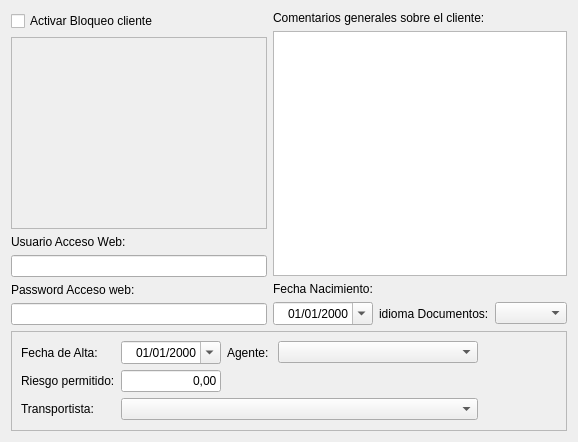
         <widget class="QWidget" name="tab_6">
          <property name="styleSheet">
           <string notr="true"/>
          </property>
          <attribute name="title">
           <string>Comentarios y Otros</string>
          </attribute>
          <layout class="QGridLayout" name="gridLayout_18">
           <item row="0" column="1" colspan="2">
            <widget class="QLabel" name="label_82">
             <property name="maximumSize">
              <size>
               <width>16777215</width>
               <height>21</height>
              </size>
             </property>
             <property name="text">
              <string>Comentarios generales sobre el cliente:</string>
             </property>
            </widget>
           </item>
           <item row="1" column="1" colspan="3">
            <widget class="QTextEdit" name="txtcomentarios"/>
           </item>
           <item row="2" column="1">
            <widget class="QLabel" name="label_42">
             <property name="text">
              <string>Fecha Nacimiento:</string>
             </property>
            </widget>
           </item>
           <item row="3" column="1">
            <widget class="QDateEdit" name="txtfecha_nacimiento">
             <property name="maximumSize">
              <size>
               <width>100</width>
               <height>16777215</height>
              </size>
             </property>
             <property name="alignment">
              <set>Qt::AlignRight|Qt::AlignTrailing|Qt::AlignVCenter</set>
             </property>
             <property name="buttonSymbols">
              <enum>QAbstractSpinBox::UpDownArrows</enum>
             </property>
             <property name="displayFormat">
              <string>dd/MM/yyyy</string>
             </property>
             <property name="calendarPopup">
              <bool>true</bool>
             </property>
            </widget>
           </item>
           <item row="0" column="0" rowspan="4">
            <layout class="QVBoxLayout" name="verticalLayout_6">
             <item>
              <widget class="QCheckBox" name="chklBloqueoCliente">
               <property name="text">
                <string>Activar Bloqueo cliente</string>
               </property>
              </widget>
             </item>
             <item>
              <widget class="QTextEdit" name="txtcomentario_bloqueo">
               <property name="enabled">
                <bool>false</bool>
               </property>
               <property name="undoRedoEnabled">
                <bool>true</bool>
               </property>
              </widget>
             </item>
             <item>
              <widget class="QLabel" name="label_43">
               <property name="text">
                <string>Usuario Acceso Web:</string>
               </property>
              </widget>
             </item>
             <item>
              <widget class="QLineEdit" name="txtacceso_web"/>
             </item>
             <item>
              <widget class="QLabel" name="label_44">
               <property name="text">
                <string>Password Acceso web:</string>
               </property>
              </widget>
             </item>
             <item>
              <widget class="QLineEdit" name="txtpassword_web"/>
             </item>
            </layout>
           </item>
           <item row="3" column="3">
            <widget class="QComboBox" name="cboidiomaDocumentos"/>
           </item>
           <item row="4" column="0" colspan="4">
            <widget class="QFrame" name="frame_5">
             <property name="minimumSize">
              <size>
               <width>0</width>
               <height>100</height>
              </size>
             </property>
             <property name="frameShape">
              <enum>QFrame::StyledPanel</enum>
             </property>
             <property name="frameShadow">
              <enum>QFrame::Raised</enum>
             </property>
             <layout class="QGridLayout" name="gridLayout_9">
              <item row="0" column="0">
               <layout class="QGridLayout" name="gridLayout_8">
                <item row="1" column="0">
                 <widget class="QLabel" name="label_35">
                  <property name="text">
                   <string>Riesgo permitido:</string>
                  </property>
                 </widget>
                </item>
                <item row="0" column="2">
                 <widget class="QDateEdit" name="txtfecha_alta">
                  <property name="maximumSize">
                   <size>
                    <width>100</width>
                    <height>16777215</height>
                   </size>
                  </property>
                  <property name="alignment">
                   <set>Qt::AlignRight|Qt::AlignTrailing|Qt::AlignVCenter</set>
                  </property>
                  <property name="displayFormat">
                   <string>dd/MM/yyyy</string>
                  </property>
                  <property name="calendarPopup">
                   <bool>true</bool>
                  </property>
                 </widget>
                </item>
                <item row="1" column="2">
                 <widget class="QLineEdit" name="txtrRiesgoPermitido">
                  <property name="enabled">
                   <bool>true</bool>
                  </property>
                  <property name="maximumSize">
                   <size>
                    <width>100</width>
                    <height>16777215</height>
                   </size>
                  </property>
                  <property name="text">
                   <string>0,00</string>
                  </property>
                  <property name="alignment">
                   <set>Qt::AlignRight|Qt::AlignTrailing|Qt::AlignVCenter</set>
                  </property>
                 </widget>
                </item>
                <item row="0" column="0">
                 <widget class="QLabel" name="label_34">
                  <property name="text">
                   <string>Fecha de Alta:</string>
                  </property>
                 </widget>
                </item>
                <item row="0" column="4" colspan="2">
                 <widget class="QComboBox" name="cboagente">
                  <property name="minimumSize">
                   <size>
                    <width>200</width>
                    <height>0</height>
                   </size>
                  </property>
                 </widget>
                </item>
                <item row="2" column="0">
                 <widget class="QLabel" name="label_62">
                  <property name="text">
                   <string>Transportista:</string>
                  </property>
                 </widget>
                </item>
                <item row="0" column="3">
                 <widget class="QLabel" name="label_63">
                  <property name="text">
                   <string>Agente: </string>
                  </property>
                 </widget>
                </item>
                <item row="2" column="2" colspan="4">
                 <widget class="QComboBox" name="cbotransportista"/>
                </item>
               </layout>
              </item>
              <item row="0" column="1">
               <spacer name="horizontalSpacer_6">
                <property name="orientation">
                 <enum>Qt::Horizontal</enum>
                </property>
                <property name="sizeHint" stdset="0">
                 <size>
                  <width>40</width>
                  <height>20</height>
                 </size>
                </property>
               </spacer>
              </item>
             </layout>
            </widget>
           </item>
           <item row="3" column="2">
            <widget class="QLabel" name="label_9">
             <property name="text">
              <string>idioma Documentos:</string>
             </property>
            </widget>
           </item>
          </layout>
         </widget>
